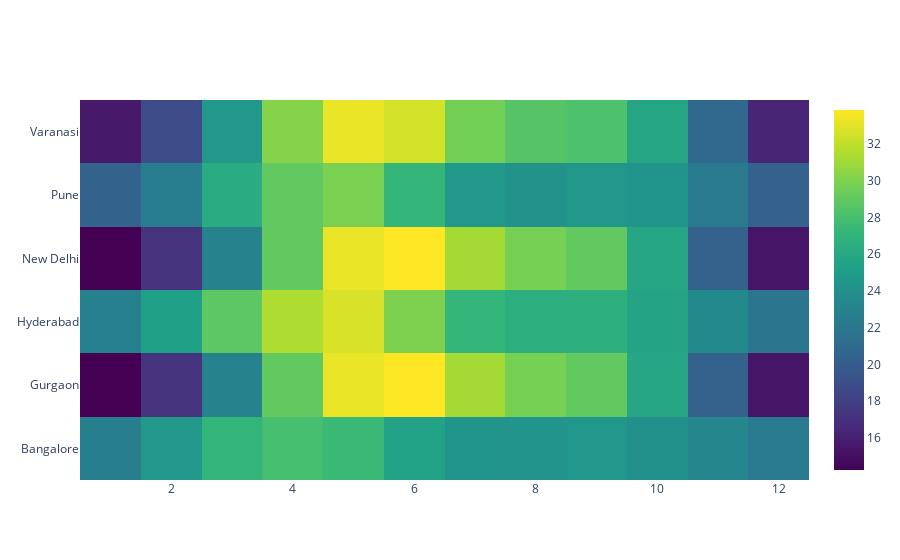

Notebook code for this chart:
### Code cell
go.Figure(data = data)

### Figure 1 — Plotly figure (JSON) as saved in the notebook; plotly's stock layout.template omitted (floating-point values rounded to 4 significant figures)
{"data": [{"colorscale": [[0, "#440154"], [0.1111, "#482878"], [0.2222, "#3e4989"], [0.3333, "#31688e"], [0.4444, "#26828e"], [0.5556, "#1f9e89"], [0.6667, "#35b779"], [0.7778, "#6ece58"], [0.8889, "#b5de2b"], [1, "#fde725"]], "type": "heatmap", "x": [1, 2, 3, 4, 5, 6, 7, 8, 9, 10, 11, 12, 1, 2, 3, 4, 5, 6, 7, 8, 9, 10, 11, 12, 1, 2, 3, 4, 5, 6, 7, 8, 9, 10, 11, 12, 1, 2, 3, 4, 5, 6, 7, 8, 9, 10, 11, 12, 1, 2, 3, 4, 5, 6, 7, 8, 9, 10, 11, 12, 1, 2, 3, 4, 5, 6, 7, 8, 9, 10, 11, 12], "y": ["Bangalore", "Bangalore", "Bangalore", "Bangalore", "Bangalore", "Bangalore", "Bangalore", "Bangalore", "Bangalore", "Bangalore", "Bangalore", "Bangalore", "Gurgaon", "Gurgaon", "Gurgaon", "Gurgaon", "Gurgaon", "Gurgaon", "Gurgaon", "Gurgaon", "Gurgaon", "Gurgaon", "Gurgaon", "Gurgaon", "Hyderabad", "Hyderabad", "Hyderabad", "Hyderabad", "Hyderabad", "Hyderabad", "Hyderabad", "Hyderabad", "Hyderabad", "Hyderabad", "Hyderabad", "Hyderabad", "New Delhi", "New Delhi", "New Delhi", "New Delhi", "New Delhi", "New Delhi", "New Delhi", "New Delhi", "New Delhi", "New Delhi", "New Delhi", "New Delhi", "Pune", "Pune", "Pune", "Pune", "Pune", "Pune", "Pune", "Pune", "Pune", "Pune", "Pune", "Pune", "Varanasi", "Varanasi", "Varanasi", "Varanasi", "Varanasi", "Varanasi", "Varanasi", "Varanasi", "Varanasi", "Varanasi", "Varanasi", "Varanasi"], "z": [22.71, 24.66, 27.06, 27.99, 27.52, 25.47, 24.4, 24.36, 24.5, 24.09, 23.27, 22.29, 14.24, 17.14, 23.01, 29.0, 33.3, 33.87, 31.17, 29.75, 28.99, 25.87, 20.35, 15.38, 22.76, 25.32, 28.8, 31.47, 32.7, 29.97, 27.22, 26.57, 26.64, 25.68, 23.51, 21.89, 14.24, 17.14, 23.01, 29.0, 33.3, 33.87, 31.17, 29.75, 28.99, 25.87, 20.35, 15.38, 20.45, 22.61, 26.29, 29.0, 29.84, 27.22, 24.72, 24.2, 24.57, 24.37, 22.31, 20.25, 15.6, 18.72, 24.65, 30.19, 33.31, 32.57, 29.61, 28.59, 28.24, 25.77, 20.84, 16.25]}], "layout": {}}
